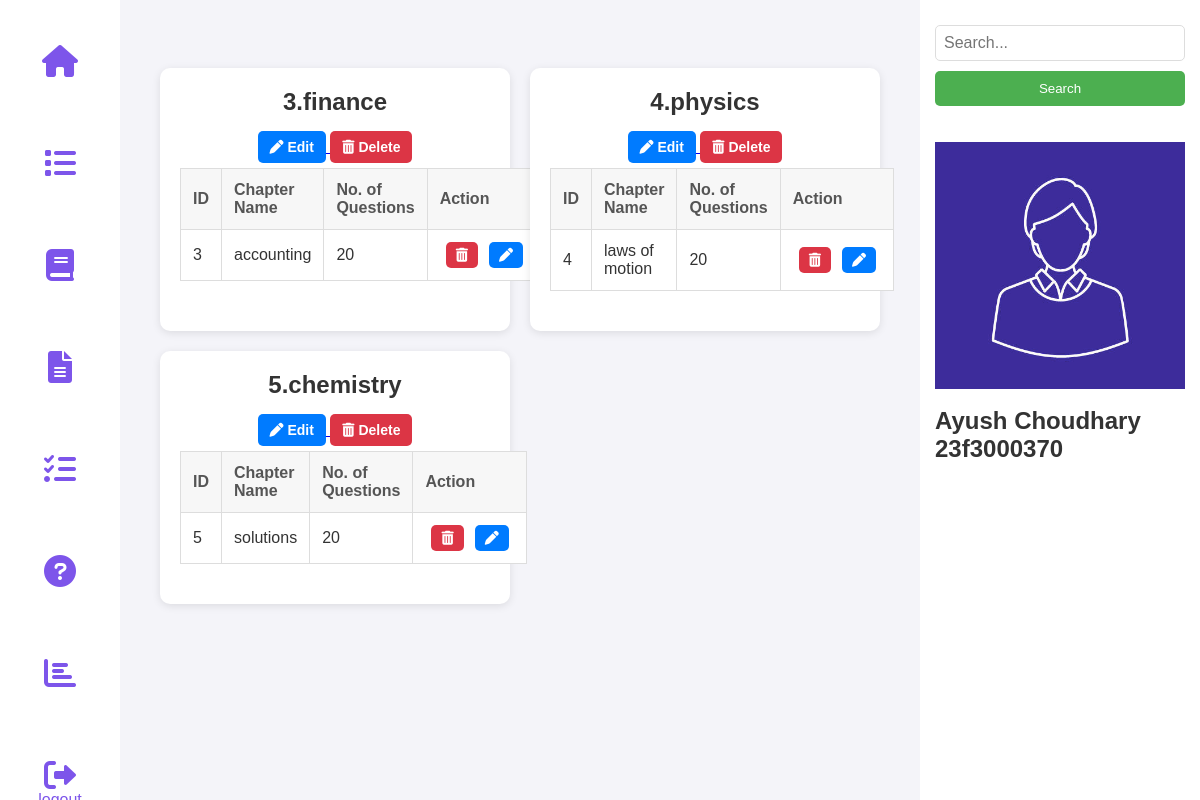
The app's page /admin_dashboard (signed in), older data.
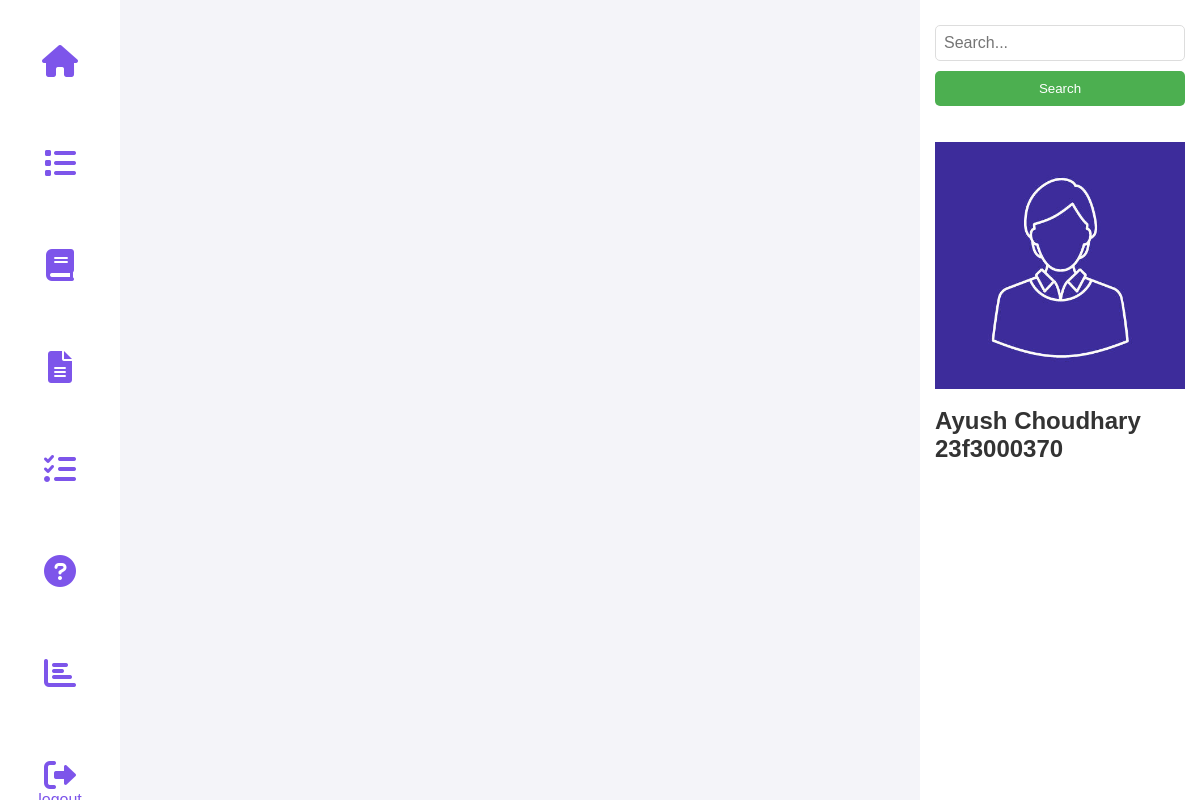
The same page, newer data.
### tables this page shows
CREATE TABLE SUBJECTS(
    id INTEGER PRIMARY KEY AUTOINCREMENT,
    subject_name TEXT NOT NULL
    );

CREATE TABLE CHAPTERS(
    id INTEGER PRIMARY KEY AUTOINCREMENT,
    chapter_name TEXT NOT NULL,
    subject_id INTEGER NOT NULL,
    no_of_question INTEGER NOT NULL,
    FOREIGN KEY(subject_id) REFERENCES SUBJECTS(id) on DELETE CASCADE ON UPDATE CASCADE
    );

### controllers/admin.py (the view)
@admin_bp.route('/admin_dashboard')
def admin_dashboard():
    if 'admin' not in session:
        return redirect(url_for('auth.admin_login'))
    conn = get_db_connection()
    cursor = conn.cursor()
    cursor.execute("SELECT * FROM SUBJECTS")
    subjects = cursor.fetchall()
    cursor.execute("SELECT id, chapter_name, subject_id, no_of_question FROM CHAPTERS")
    chapters = cursor.fetchall()
    conn.close()
    subject_dict = {sub[0]: {"id": sub[0], "name": sub[1], "chapters": []} for sub in subjects}
    for chap in chapters:
        subject_id = chap[2]
        if subject_id in subject_dict:
            subject_dict[subject_id]["chapters"].append({
                "id": chap[0],
                "name": chap[1],
                "no_of_question": chap[3]
            })
    return render_template('admin/admin_dashboard.html', subjects=subject_dict.values())

### models/setup_db.py (called while the page is built)
def get_db_connection():
    try:
        conn = sqlite3.connect(DB_PATH)
        conn.execute("PRAGMA foreign_keys = ON;")
        return conn
    except sqlite3.Error as e:
        print(f"❌ Database connection failed: {e}")
        return None

### templates/admin/admin_dashboard.html (shortened to what this page needs)
<!DOCTYPE html>
<html lang="en">
<head>
  <link rel="stylesheet" href="https://cdnjs.cloudflare.com/ajax/libs/font-awesome/6.0.0/css/all.min.css">
  <link rel="stylesheet" href="{{ url_for('static', filename='admin.css') }}">
</head>
<body>
  <nav class="nav">
    <div class="nav-left">
      <a href="{{ url_for('admin.admin_dashboard') }}"><button class="nav-button"><i
            class="fas fa-home fa-2x"></i></button></a>
      <a href="{{ url_for('admin.view_quiz') }}"><button class="nav-button"><i
            class="fas fa-list fa-2x"></i></button></a>
      <a href="{{ url_for('admin.add_subject') }}"><button class="nav-button"><i
            class="fas fa-book fa-2x"></i></button></a>
      <a href="{{ url_for('admin.add_chapter') }}"><button class="nav-button"><i
            class="fas fa-file-alt fa-2x"></i></button></a>
      <a href="{{ url_for('admin.add_quiz') }}"><button class="nav-button"><i
            class="fas fa-tasks fa-2x"></i></button></a>
      <a href="{{ url_for('admin.add_question') }}"><button class="nav-button"><i
            class="fas fa-question-circle fa-2x"></i></button></a>
      <a href="{{ url_for('admin.admin_summary') }}"><button class="nav-button"><i
            class="fas fa-chart-bar fa-2x"></i></button></a>
      <a href="{{ url_for('auth.logout') }}"><button class="nav-button"><i
            class="fas fa-sign-out-alt fa-2x"></i>logout</button></a>
    </div>
  </nav>
  <nav class="nav2">
    <div class="nav-right">
      <form method="GET" action="{{ url_for('admin.search_admin') }}">
        <input type="text" name="query" class="search-bar" placeholder="Search...">
        <button type="submit" class="search-button">Search</button>
      </form>
      <br><br>
      <img src="{{ url_for('static', filename='profile.png') }}" alt="Admin Profile" class="profile">
      <br>
      <h1>Ayush Choudhary</h1>
      <h2>23f3000370</h2>
    </div>
  </nav>
  <div class="container2">
    {% for subject in subjects %}
    <div class="quiz-box">
      <h1>{{subject.id}}.{{ subject.name }}</h1>
      <a href="{{ url_for('admin.edit_subject', subject_id=subject.id) }}">
        <button class="edit-btn"><i class="fas fa-pen"></i> Edit</button>
      </a>
      <a href="{{ url_for('admin.delete_subject', subject_id=subject.id) }}" class="delete-button">
        <i class="fas fa-trash-alt"></i> Delete
      </a>
      <table border="1">
        <thead>
          <tr>
            <th>ID</th>
            <th>Chapter Name</th>
            <th>No. of Questions</th>
            <th>Action</th>
          </tr>
        </thead>
        <tbody>
          {% for chapter in subject.chapters %}
          <tr>
            <td>{{ chapter.id }}</td>
            <td>{{ chapter.name }}</td>
            <td>{{ chapter.no_of_question }}</td>
            <td>
              <div class="button-group">
                <br>
                <a href="{{ url_for('admin.delete_chapter', chapter_id=chapter.id) }}" class="delete-button">
                  <i class="fas fa-trash-alt"></i>
                </a>
                <a href="{{ url_for('admin.edit_chapter', chapter_id=chapter.id) }}" class="edit-btn">
                  <i class="fas fa-pen"></i>
                </a>
              </div>
            </td>
          </tr>
          {% else %}
          <tr>
            <td colspan="4">No chapters available</td>
          </tr>
          {% endfor %}
        </tbody>
      </table>
    </div>
    {% endfor %}
  </div>
</body>
</html>

### static/admin.css (style rules this page uses)
* { margin: 0; padding: 0; box-sizing: border-box; }
body { font-family: Arial, sans-serif; background-color: #f4f4f9; color: #333; padding: 0; margin: 0; }
.nav2 { width: 280px; position: fixed; right: 0; top: 0; height: 100vh; background-color: white; display: flex; flex-direction: column; align-items: flex-start; padding: 15px; }
.nav { width: 120px; position: fixed; left: 0; top: 0; height: 100vh; background-color: white; display: flex; flex-direction: column; align-items: flex-start; padding: 15px; }
.nav-left { display: flex; flex-direction: column; width: 100%; }
.nav-right { display: flex; flex-direction: column; width: 100%; }
.nav-button { background-color: white; border: none; color:#7d55ea; text-align: center; padding: 10px; width: 100%; font-size: 16px; cursor: pointer; margin-top: 20px; margin-bottom: 30px; }
.search-bar { width: 100%; padding: 8px; font-size: 16px; border: 1px solid #ddd; border-radius: 5px; margin: 10px 0; }
.search-button { width: 100%; padding: 10px; background-color: #4CAF50; color: white; border: none; border-radius: 5px; cursor: pointer; text-align: center; }
.container2 { display: grid; grid-template-columns: repeat(auto-fill, minmax(350px, 1fr)); gap: 20px; margin-top: 4%; padding: 20px; margin-left: 140px; margin-right: 300px; }

Row changes from the older to the newer data that the page shows:
removed SUBJECTS: id "3", name "finance"
removed CHAPTERS: id "3", name "accounting", no_of_question "20"
removed SUBJECTS: id "4", name "physics"
removed CHAPTERS: id "4", name "laws of motion", no_of_question "20"
removed SUBJECTS: id "5", name "chemistry"
removed CHAPTERS: id "5", name "solutions", no_of_question "20"
